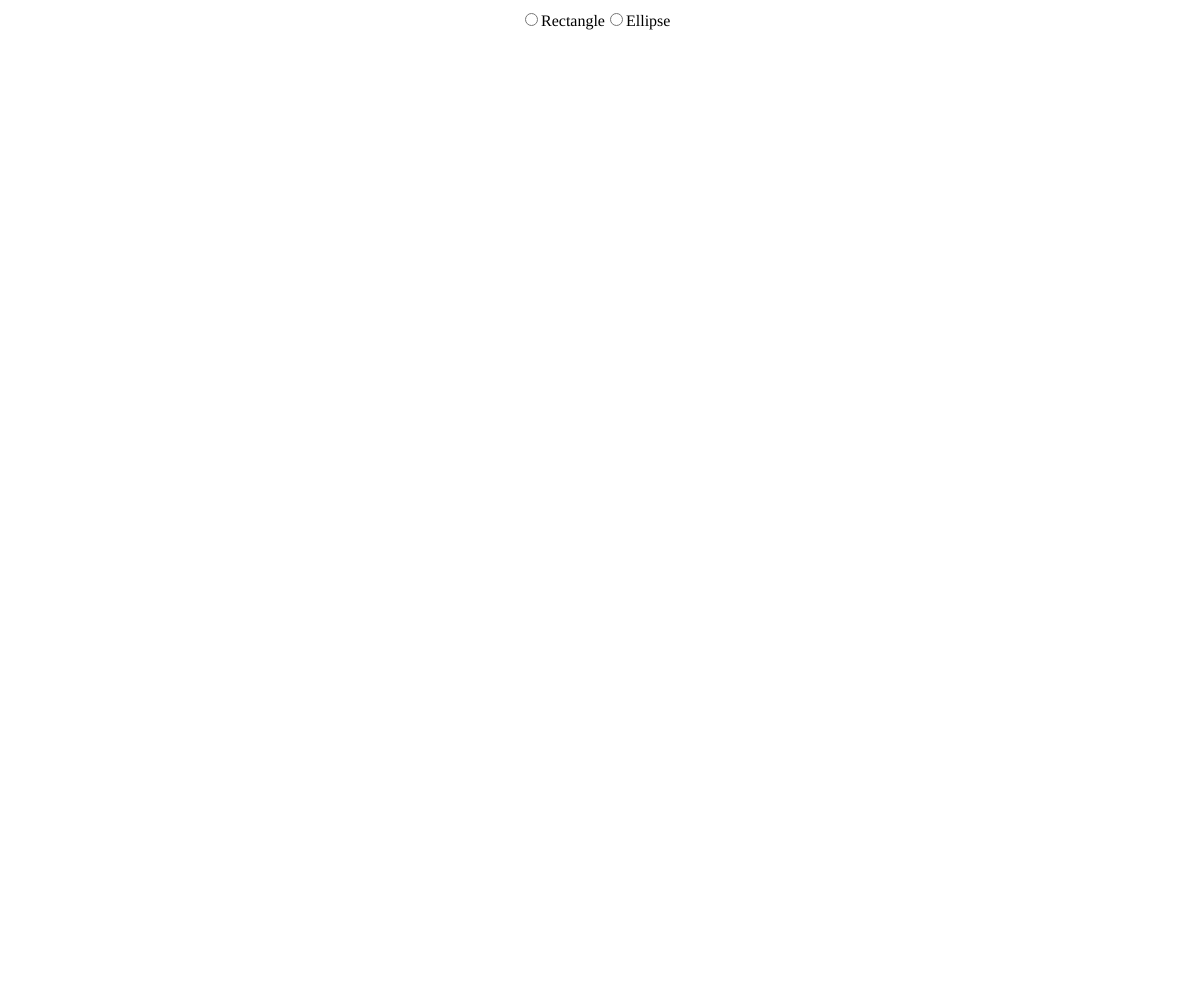
Frame 1 (no input)
Frame 60 (no input): identical to frame 1, image omitted
Frame 120 (the mouse pressed at the canvas centre since frame 60): identical to frame 1, image omitted

The p5.js sketch that drew this single still picture (run headless with seeded random() and noise() and a simulated clock; from frame 60 on, the mouse is pressed at the canvas centre):

// p5.js sketch
// ── sketch.js
//Clarenz bday program

let radio;

function setup() {
  createCanvas(windowWidth, windowHeight);

  makeRadio();

  //set initial shape to be a rectangle
  radio.value("Rectangle");
}

//makes radio buttons for rectangle and ellipse
function makeRadio() {
  radio = createRadio();
  radio.position(width/2 - 80, 10);
  radio.option("Rectangle");
  radio.option("Ellipse");  
}

function draw() {
  background(255);
}

function menu() {
  if(radio.value === "Rectangle") {
    rect(width / 2, height / 2, 50, 50);
  }
  else if (radio.value === "Ellipse") {
    ellipse(width / 2, he)
  }
}
